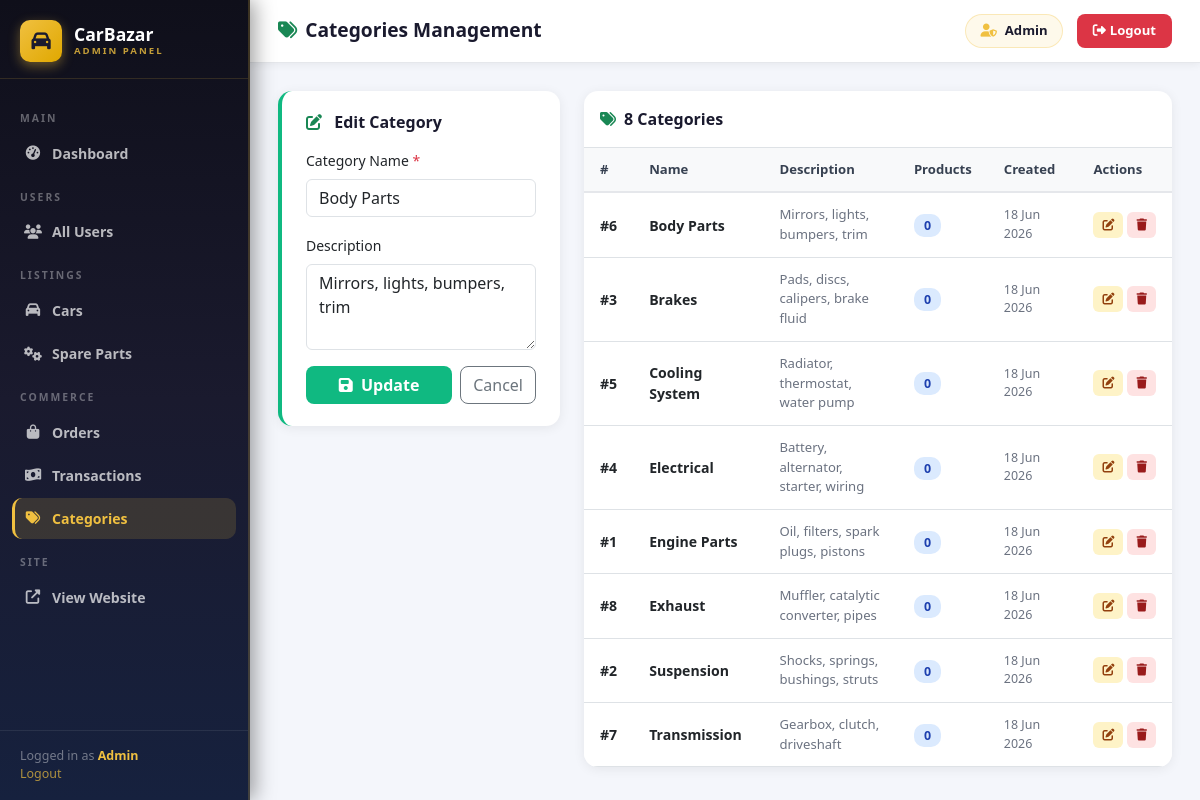
Screenshot of /backend/admin/categories.php?edit=6 (signed in) with the database file from the repository.
### tables this page shows
CREATE TABLE IF NOT EXISTS categories (
    id          INT AUTO_INCREMENT PRIMARY KEY,
    name        VARCHAR(100) NOT NULL,
    description TEXT         DEFAULT NULL,
    created_at  TIMESTAMP DEFAULT CURRENT_TIMESTAMP
);

### backend/admin/categories.php (the view, shortened to what this page needs)
<?php
require_once 'includes/auth_guard.php';
$edit_cat = null;
$edit_id = (int)($_GET['edit'] ?? 0);
if ($edit_id > 0) {
    $st = $conn->prepare("SELECT * FROM categories WHERE id = ?");
    $st->bind_param("i", $edit_id);
    $st->execute();
    $edit_cat = $st->get_result()->fetch_assoc();
}
$categories = $conn->query("
    SELECT c.*, COUNT(p.id) AS product_count
    FROM categories c
    LEFT JOIN products p ON c.id = p.category_id AND p.is_active = 1
    GROUP BY c.id
    ORDER BY c.name ASC
")->fetch_all(MYSQLI_ASSOC);
?>
<!DOCTYPE html>
<html lang="en">
<head>
    <link href="https://cdnjs.cloudflare.com/ajax/libs/bootstrap/5.3.0/css/bootstrap.min.css" rel="stylesheet">
    <link href="https://cdnjs.cloudflare.com/ajax/libs/font-awesome/6.4.0/css/all.min.css" rel="stylesheet">
</head>
<body>
<?php require_once 'includes/sidebar.php'; ?>
<div class="adm-main">
    <div class="adm-topbar">
        <div class="adm-topbar-title"><i class="fas fa-tags me-2 text-success"></i>Categories Management</div>
        <div class="adm-topbar-right">
            <div class="adm-user-badge"><i class="fas fa-user-shield"></i> <?= htmlspecialchars($_SESSION['user_name'] ?? 'Admin') ?></div>
            <a href="<?= BASE_URL ?>backend/auth/logout.php" class="adm-logout-btn"><i class="fas fa-sign-out-alt me-1"></i>Logout</a>
        </div>
    </div>
    <div class="adm-content">
        <div class="row g-4">
            <div class="col-12 col-md-4">
                <div class="stat-card" style="border-left-color:#10b981">
                    <h6 class="fw-bold mb-3" style="color:#1a1a2e">
                        <i class="fas fa-<?= $edit_cat ? 'edit' : 'plus-circle' ?> me-2 text-success"></i>
                        <?= $edit_cat ? 'Edit Category' : 'Add New Category' ?>
                    </h6>
                    <form method="POST">
                        <div class="mb-3">
                            <label class="form-label fw-600 small">Category Name <span class="text-danger">*</span></label>
                            <input type="text" name="name" class="form-control" required
                                   placeholder="e.g. Engine Parts"
                                   value="<?= htmlspecialchars($edit_cat['name'] ?? '') ?>">
                        </div>
                        <div class="mb-3">
                            <label class="form-label fw-600 small">Description</label>
                            <textarea name="description" class="form-control" rows="3"
                                      placeholder="Category description..."><?= htmlspecialchars($edit_cat['description'] ?? '') ?></textarea>
                        </div>
                        <div class="d-flex gap-2">
                            <button type="submit" class="btn flex-fill" style="background:#10b981;color:#fff;border-radius:8px;font-weight:600">
                                <i class="fas fa-<?= $edit_cat ? 'save' : 'plus' ?> me-1"></i>
                                <?= $edit_cat ? 'Update' : 'Add Category' ?>
                            </button>
                            <?php if ($edit_cat): ?>
                            <a href="categories.php" class="btn btn-outline-secondary" style="border-radius:8px">Cancel</a>
                            <?php endif; ?>
                        </div>
                    </form>
                </div>
            </div>
            <div class="col-12 col-md-8">
                <div class="adm-table">
                    <div class="p-3 border-bottom fw-bold" style="color:#1a1a2e">
                        <i class="fas fa-tags me-2 text-success"></i><?= count($categories) ?> Categories
                    </div>
                    <div class="table-responsive">
                        <table class="table table-hover mb-0">
                            <thead>
                                <tr>
                                    <th>#</th>
                                    <th>Name</th>
                                    <th>Description</th>
                                    <th>Products</th>
                                    <th>Created</th>
                                    <th>Actions</th>
                                </tr>
                            </thead>
                            <tbody>
                            <?php if (empty($categories)): ?>
                                <tr><td colspan="6" class="text-center text-muted py-5">Koi categories nahi hain</td></tr>
                            <?php else: ?>
                                <?php foreach ($categories as $cat): ?>
                                <tr <?= $edit_id === (int)$cat['id'] ? 'style="background:#f0fdf4"' : '' ?>>
                                    <td><strong>#<?= $cat['id'] ?></strong></td>
                                    <td>
                                        <div style="font-weight:600"><?= htmlspecialchars($cat['name']) ?></div>
                                    </td>
                                    <td style="font-size:.82rem;color:#6b7280;max-width:180px">
                                        <?= htmlspecialchars($cat['description'] ?? '-') ?>
                                    </td>
                                    <td>
                                        <span style="background:#dbeafe;color:#1e40af;padding:3px 10px;border-radius:10px;font-size:.78rem;font-weight:600">
                                            <?= $cat['product_count'] ?>
                                        </span>
                                    </td>
                                    <td style="font-size:.78rem;color:#6b7280">
                                        <?= date('d M Y', strtotime($cat['created_at'])) ?>
                                    </td>
                                    <td>
                                        <div class="d-flex gap-1">
                                            <a href="?edit=<?= $cat['id'] ?>"
                                               class="btn btn-sm" style="background:#fef3c7;color:#92400e;border-radius:6px;padding:3px 8px;font-size:.75rem" title="Edit">
                                                <i class="fas fa-edit"></i>
                                            </a>
                                            <form method="POST" class="d-inline"
                                                  onsubmit="return confirm('Delete this category? It cannot be deleted if it has products.')">
                                                <button class="btn btn-sm" style="background:#fee2e2;color:#991b1b;border-radius:6px;padding:3px 8px;font-size:.75rem" title="Delete">
                                                    <i class="fas fa-trash"></i>
                                                </button>
                                            </form>
                                        </div>
                                    </td>
                                </tr>
                                <?php endforeach; ?>
                            <?php endif; ?>
                            </tbody>
                        </table>
                    </div>
                </div>
            </div>
        </div>
    </div>
</div>
</body>
</html>

### backend/admin/includes/sidebar.php (style rules this page uses)
:root { --gold: #f0c040; --navy: #1a1a2e; --navy2: #16213e; --sidebar-w: 250px; }
.adm-main { margin-left: var(--sidebar-w); min-height: 100vh; background: #f4f6fb; }
.adm-topbar { background: #fff; border-bottom: 1px solid #e5e7eb; padding: 14px 28px; display: flex; align-items: center; justify-content: space-between; box-shadow: 0 2px 8px rgba(0,0,0,.06); position: sticky; top: 0; z-index: 50; }
.adm-topbar-title { font-size: 1.2rem; font-weight: 700; color: #1a1a2e; }
.adm-topbar-right { display: flex; align-items: center; gap: 14px; }
.adm-user-badge { display: flex; align-items: center; gap: 8px; background: rgba(240,192,64,.1); border: 1px solid rgba(240,192,64,.3); border-radius: 20px; padding: 6px 14px; font-size: .82rem; font-weight: 600; color: #1a1a2e; }
.adm-user-badge i { color: #f0c040; }
.adm-logout-btn { background: #dc3545; color: #fff; border: none; padding: 7px 16px; border-radius: 8px; font-size: .82rem; font-weight: 600; cursor: pointer; text-decoration: none; transition: background .2s; }
.stat-card { background: #fff; border-radius: 14px; padding: 22px 24px; box-shadow: 0 2px 12px rgba(0,0,0,.07); border-left: 4px solid transparent; transition: transform .2s, box-shadow .2s; }
.adm-table { background: #fff; border-radius: 14px; overflow: hidden; box-shadow: 0 2px 12px rgba(0,0,0,.07); }
.adm-table table { margin: 0; }
.adm-table thead th { background: #f8f9fa; font-weight: 700; font-size: .82rem; color: #374151; border-bottom: 2px solid #e5e7eb; padding: 12px 16px; }
.adm-table tbody td { padding: 12px 16px; vertical-align: middle; font-size: .88rem; }
.adm-content { padding: 28px; }

### rows the page displays
categories: name "Body Parts", description "Mirrors, lights, bumpers, trim", id "6", product_count "0", created_at "18 Jun 2026"
categories: id "3", name "Brakes", description "Pads, discs, calipers, brake fluid", product_count "0", created_at "18 Jun 2026"
categories: id "5", name "Cooling System", description "Radiator, thermostat, water pump", product_count "0", created_at "18 Jun 2026"
categories: id "4", name "Electrical", description "Battery, alternator, starter, wiring", product_count "0", created_at "18 Jun 2026"
categories: id "1", name "Engine Parts", description "Oil, filters, spark plugs, pistons", product_count "0", created_at "18 Jun 2026"
categories: id "8", name "Exhaust", description "Muffler, catalytic converter, pipes", product_count "0", created_at "18 Jun 2026"
categories: id "2", name "Suspension", description "Shocks, springs, bushings, struts", product_count "0", created_at "18 Jun 2026"
categories: id "7", name "Transmission", description "Gearbox, clutch, driveshaft", product_count "0", created_at "18 Jun 2026"

### other values shown
$_SESSION['user_name'] "Admin"
count($categories) "8"
